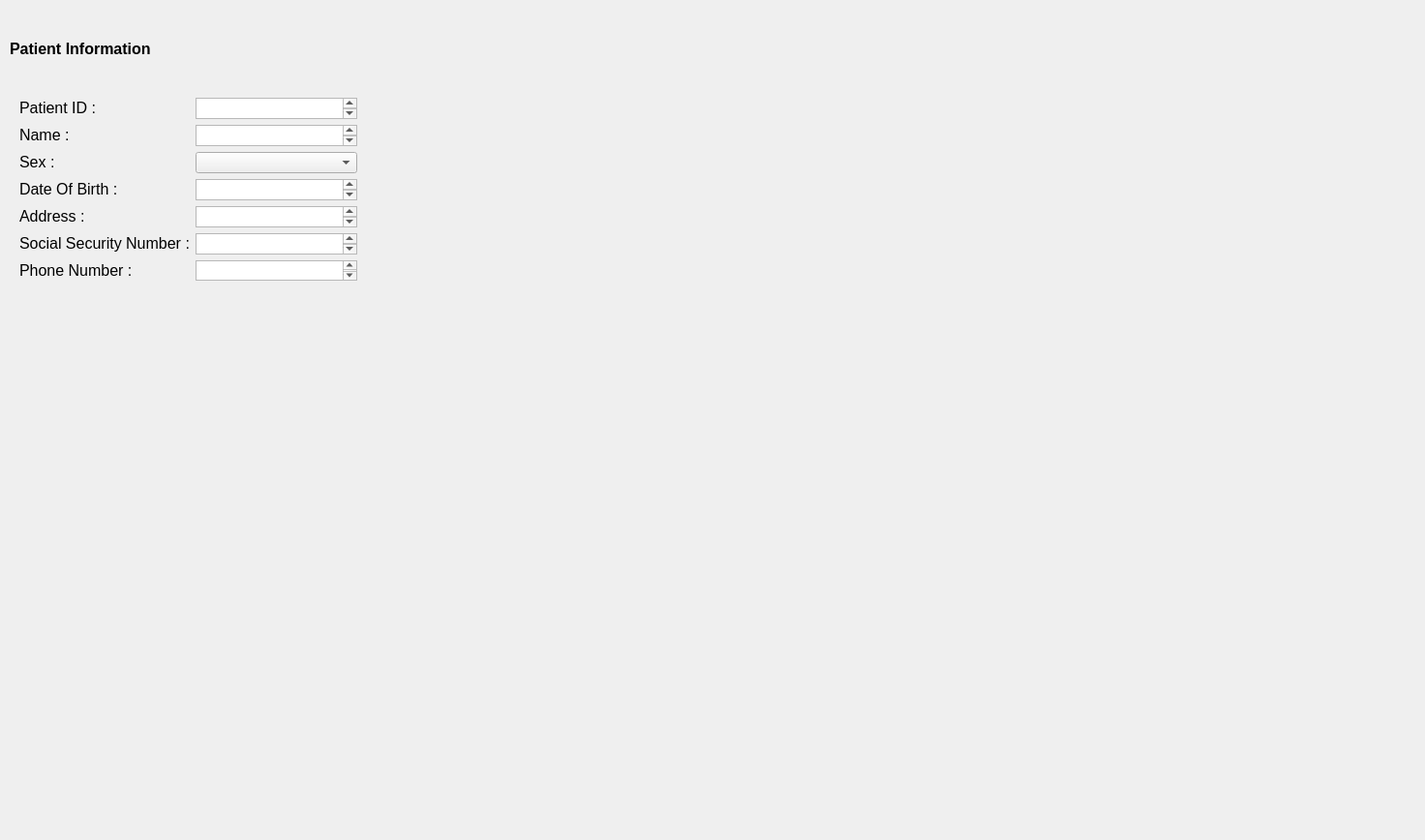
<?xml version="1.0" encoding="UTF-8"?>
<ui version="4.0">
 <class>MainWindow</class>
 <widget class="QMainWindow" name="MainWindow">
  <property name="geometry">
   <rect>
    <x>0</x>
    <y>0</y>
    <width>1472</width>
    <height>868</height>
   </rect>
  </property>
  <property name="windowTitle">
   <string>Pill Card Generator</string>
  </property>
  <widget class="QWidget" name="centralWidget">
   <widget class="QLabel" name="label_8">
    <property name="geometry">
     <rect>
      <x>10</x>
      <y>30</y>
      <width>361</width>
      <height>41</height>
     </rect>
    </property>
    <property name="text">
     <string>&lt;html&gt;&lt;head/&gt;&lt;body&gt;&lt;p&gt;&lt;span style=&quot; font-size:12pt; font-weight:600;&quot;&gt;Patient Information&lt;/span&gt;&lt;/p&gt;&lt;/body&gt;&lt;/html&gt;</string>
    </property>
   </widget>
   <widget class="QWidget" name="">
    <property name="geometry">
     <rect>
      <x>9</x>
      <y>90</y>
      <width>371</width>
      <height>211</height>
     </rect>
    </property>
    <layout class="QGridLayout" name="gridLayout">
     <item row="0" column="1">
      <widget class="QPlainTextEdit" name="patientIDTextBox">
       <property name="tabChangesFocus">
        <bool>false</bool>
       </property>
       <property name="readOnly">
        <bool>true</bool>
       </property>
       <property name="tabStopWidth">
        <number>0</number>
       </property>
       <property name="backgroundVisible">
        <bool>true</bool>
       </property>
      </widget>
     </item>
     <item row="1" column="0">
      <widget class="QLabel" name="label">
       <property name="text">
        <string>&lt;html&gt;&lt;head/&gt;&lt;body&gt;&lt;p&gt;&lt;span style=&quot; font-size:12pt;&quot;&gt;Name :&lt;/span&gt;&lt;/p&gt;&lt;/body&gt;&lt;/html&gt;</string>
       </property>
       <property name="textFormat">
        <enum>Qt::AutoText</enum>
       </property>
      </widget>
     </item>
     <item row="0" column="0">
      <widget class="QLabel" name="label_7">
       <property name="text">
        <string>&lt;html&gt;&lt;head/&gt;&lt;body&gt;&lt;p&gt;&lt;span style=&quot; font-size:12pt;&quot;&gt;Patient ID : &lt;/span&gt;&lt;/p&gt;&lt;/body&gt;&lt;/html&gt;</string>
       </property>
       <property name="textFormat">
        <enum>Qt::AutoText</enum>
       </property>
      </widget>
     </item>
     <item row="1" column="1">
      <widget class="QPlainTextEdit" name="nameTextBox">
       <property name="tabChangesFocus">
        <bool>true</bool>
       </property>
       <property name="tabStopWidth">
        <number>0</number>
       </property>
      </widget>
     </item>
     <item row="2" column="0">
      <widget class="QLabel" name="label_2">
       <property name="text">
        <string>&lt;html&gt;&lt;head/&gt;&lt;body&gt;&lt;p&gt;&lt;span style=&quot; font-size:12pt;&quot;&gt;Sex :&lt;/span&gt;&lt;/p&gt;&lt;/body&gt;&lt;/html&gt;</string>
       </property>
       <property name="textFormat">
        <enum>Qt::AutoText</enum>
       </property>
      </widget>
     </item>
     <item row="3" column="0">
      <widget class="QLabel" name="label_3">
       <property name="text">
        <string>&lt;html&gt;&lt;head/&gt;&lt;body&gt;&lt;p&gt;&lt;span style=&quot; font-size:12pt;&quot;&gt;Date Of Birth :&lt;/span&gt;&lt;/p&gt;&lt;/body&gt;&lt;/html&gt;</string>
       </property>
       <property name="textFormat">
        <enum>Qt::AutoText</enum>
       </property>
      </widget>
     </item>
     <item row="4" column="0">
      <widget class="QLabel" name="label_4">
       <property name="text">
        <string>&lt;html&gt;&lt;head/&gt;&lt;body&gt;&lt;p&gt;&lt;span style=&quot; font-size:12pt;&quot;&gt;Address : &lt;/span&gt;&lt;/p&gt;&lt;/body&gt;&lt;/html&gt;</string>
       </property>
       <property name="textFormat">
        <enum>Qt::AutoText</enum>
       </property>
      </widget>
     </item>
     <item row="3" column="1">
      <widget class="QPlainTextEdit" name="dateOfBirthTextBox">
       <property name="tabChangesFocus">
        <bool>true</bool>
       </property>
       <property name="tabStopWidth">
        <number>0</number>
       </property>
      </widget>
     </item>
     <item row="5" column="0">
      <widget class="QLabel" name="label_5">
       <property name="text">
        <string>&lt;html&gt;&lt;head/&gt;&lt;body&gt;&lt;p&gt;&lt;span style=&quot; font-size:12pt;&quot;&gt;Social Security Number :&lt;/span&gt;&lt;/p&gt;&lt;/body&gt;&lt;/html&gt;</string>
       </property>
       <property name="textFormat">
        <enum>Qt::AutoText</enum>
       </property>
      </widget>
     </item>
     <item row="5" column="1">
      <widget class="QPlainTextEdit" name="textBox_5">
       <property name="tabChangesFocus">
        <bool>true</bool>
       </property>
       <property name="tabStopWidth">
        <number>0</number>
       </property>
      </widget>
     </item>
     <item row="6" column="0">
      <widget class="QLabel" name="label_6">
       <property name="text">
        <string>&lt;html&gt;&lt;head/&gt;&lt;body&gt;&lt;p&gt;&lt;span style=&quot; font-size:12pt;&quot;&gt;Phone Number :&lt;/span&gt;&lt;/p&gt;&lt;/body&gt;&lt;/html&gt;</string>
       </property>
       <property name="textFormat">
        <enum>Qt::AutoText</enum>
       </property>
      </widget>
     </item>
     <item row="4" column="1">
      <widget class="QPlainTextEdit" name="addressTextBox">
       <property name="tabChangesFocus">
        <bool>true</bool>
       </property>
       <property name="tabStopWidth">
        <number>0</number>
       </property>
      </widget>
     </item>
     <item row="6" column="1">
      <widget class="QPlainTextEdit" name="textBox_6">
       <property name="tabChangesFocus">
        <bool>true</bool>
       </property>
       <property name="tabStopWidth">
        <number>0</number>
       </property>
      </widget>
     </item>
     <item row="2" column="1">
      <widget class="QComboBox" name="sexComboBox"/>
     </item>
    </layout>
   </widget>
  </widget>
 </widget>
 <layoutdefault spacing="6" margin="11"/>
 <tabstops>
  <tabstop>patientIDTextBox</tabstop>
  <tabstop>nameTextBox</tabstop>
  <tabstop>sexComboBox</tabstop>
  <tabstop>dateOfBirthTextBox</tabstop>
  <tabstop>addressTextBox</tabstop>
  <tabstop>textBox_5</tabstop>
  <tabstop>textBox_6</tabstop>
 </tabstops>
 <resources/>
 <connections/>
</ui>
